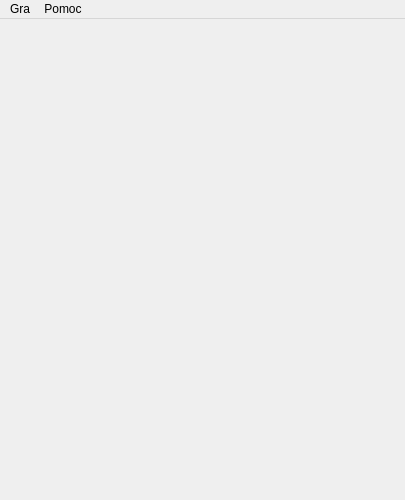
<?xml version="1.0" encoding="UTF-8"?>
<ui version="4.0">
 <class>MainWindow</class>
 <widget class="QMainWindow" name="MainWindow">
  <property name="geometry">
   <rect>
    <x>0</x>
    <y>0</y>
    <width>405</width>
    <height>500</height>
   </rect>
  </property>
  <property name="windowTitle">
   <string>Kółko i Krzyżyk</string>
  </property>
  <property name="windowIcon">
   <iconset resource="res.qrc">
    <normaloff>:/ttt.ico</normaloff>:/ttt.ico</iconset>
  </property>
  <widget class="Canvas" name="canvas"/>
  <widget class="QMenuBar" name="menuBar">
   <property name="geometry">
    <rect>
     <x>0</x>
     <y>0</y>
     <width>405</width>
     <height>21</height>
    </rect>
   </property>
   <widget class="QMenu" name="menuGra">
    <property name="title">
     <string>Gra</string>
    </property>
    <addaction name="actionNowa"/>
    <addaction name="separator"/>
    <addaction name="actionWyjd"/>
   </widget>
   <widget class="QMenu" name="menuPomoc">
    <property name="title">
     <string>Pomoc</string>
    </property>
    <addaction name="actionO"/>
   </widget>
   <addaction name="menuGra"/>
   <addaction name="menuPomoc"/>
  </widget>
  <action name="actionO">
   <property name="text">
    <string>O...</string>
   </property>
   <property name="shortcut">
    <string>F1</string>
   </property>
  </action>
  <action name="actionNowa">
   <property name="text">
    <string>Nowa</string>
   </property>
   <property name="shortcut">
    <string>Ctrl+N</string>
   </property>
  </action>
  <action name="actionWyjd">
   <property name="text">
    <string>Wyjdź</string>
   </property>
   <property name="shortcut">
    <string>Ctrl+Q</string>
   </property>
  </action>
  <action name="action_atwo">
   <property name="checkable">
    <bool>true</bool>
   </property>
   <property name="text">
    <string>Łatwo</string>
   </property>
  </action>
  <action name="action_rednio">
   <property name="checkable">
    <bool>true</bool>
   </property>
   <property name="text">
    <string>Średnio</string>
   </property>
  </action>
  <action name="actionTrudno">
   <property name="checkable">
    <bool>true</bool>
   </property>
   <property name="text">
    <string>Trudno</string>
   </property>
  </action>
 </widget>
 <layoutdefault spacing="6" margin="11"/>
 <customwidgets>
  <customwidget>
   <class>Canvas</class>
   <extends>QWidget</extends>
   <header>Canvas.h</header>
   <container>1</container>
  </customwidget>
 </customwidgets>
 <resources>
  <include location="res.qrc"/>
 </resources>
 <connections/>
</ui>
